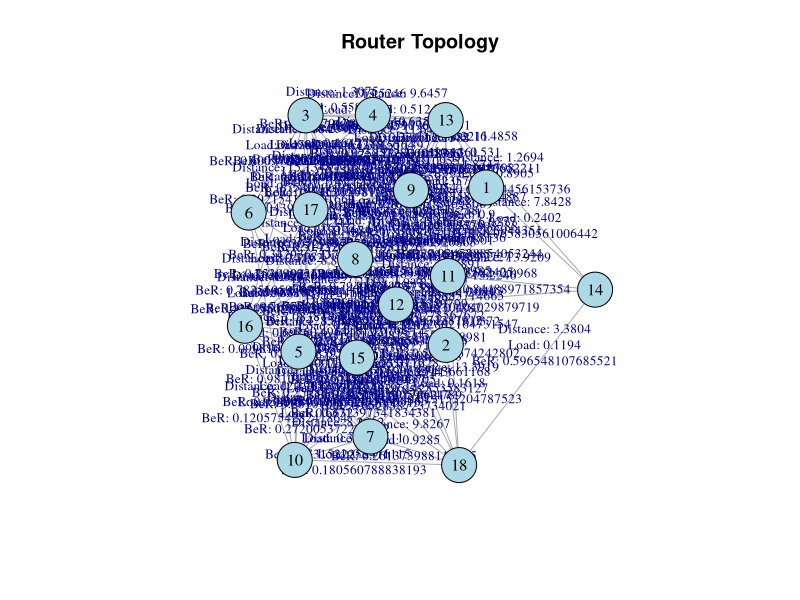

Write the R code that produced this figure.
################################################################################
#                      DEFINITION OF GENERIC ALGORITHM
################################################################################
# Define a framework based on RL to decide which is the best possible route
# based on rewards. It will take into account the quality of transmission, 
# load and other metrics that could be added to the model.


################################################################################
#                       GENERATION OF RANDOM ROUTERS
################################################################################
# Load libraries that will be used for the entire project:
library(igraph)
rm(list=ls())

create_states <- function(){
  "This is a function designed to generate a random topology"
  # Generate a random number of states:
  num_states = sample(6:20, 1)
  
  # Creation of states:
  states <- paste0("s", 1:num_states)
  
  # Return generated values:
  assign("num_states", num_states, envir = .GlobalEnv)
  assign("states", states, envir = .GlobalEnv)
}


################################################################################
#        GENERATION OF RANDOM VALUES OF DISTANCE, LOAD AND Bit Error Rate
################################################################################
generate_random_values <- function(num_states, num_paths){
  "This is a function used to generate random values of distance, load and BeR"
  # Create an empty adjacency matrix:
  adj_matrix <- matrix(0, nrow = num_states, ncol = num_states)
  
  # Fill the adjacency matrix with random values (1 or 0) to represent connections
  # between routers:
  for (i in 1:num_states) {
    for (j in 1:num_states) {
      if (i != j) {
        connection <- sample(c(0, 1), 1)
        adj_matrix[i, j] <- connection
        adj_matrix[j, i] <- connection
      }
    }
  }
  
  # Create the 3D arrays for each of the variables:
  distance_values <- array(NA, dim = c(num_states, num_states, num_paths))
  load_values <- array(NA, dim = c(num_states, num_states, num_paths))
  ber_values <- array(NA, dim = c(num_states, num_states, num_paths))
  
  # Fill the arrays:
  for (i in 1:(num_states-1)) {  # Adjusted to avoid going out of bounds
    for (j in (i+1):num_states) {  
      if (adj_matrix[i,j] == 1) {  
        for (k in 1:num_paths){
          km <- runif(1, min = 1, max = 20)
          load <- runif(1, min = 0, max = 1)
          BeR <- runif(1, min = 0, max = 1)
          
          # Assign values to the arrays for both connections due to symmetry
          distance_values[i, j, k] <- km; distance_values[j, i, k] <- km
          load_values[i, j, k] <- load; load_values[j, i, k] <- load
          ber_values[i, j, k] <- BeR; ber_values[j, i, k] <- BeR
        }
      }
    }
  }
  
  # Return generated values:
  assign("adj_matrix", adj_matrix, envir = .GlobalEnv)
  assign("distance_values", distance_values, envir = .GlobalEnv)
  assign("load_values", load_values, envir = .GlobalEnv)
  assign("ber_values", ber_values, envir = .GlobalEnv)
  
  
  # Check generated values:
  cat("Distance values:\n")
  print(distance_values)
  cat("\n")
  cat("Load values:\n")
  print(load_values)
  cat("\n")
  cat("BeR values:\n")
  print(ber_values)
}


################################################################################
#                 SELECTION OF BEST PATHS (BASED ON PENALTIES)
################################################################################
calculate_total_cost <- function(distance_km, load, BeR) {
  "This is a function used to compute the total cost of a certain path based on
  distance, load and BeR values"
  propagation_delay = 5 * distance_km  # 5us for each km in the fiber.
  tranmission_queue_delay = 1/(1-load)  # 1us x (1/(1-load))
  
  # Penalization of BeR:
  if (BeR >= 10^-4 && BeR <= 1){
    ber_penalty = 1000
  } else if (BeR > 10^-5 && BeR < 10^-4){
    ber_penalty = 50
  } else {
    ber_penalty = 0
  }
  
  # Sum of penalties:
  return (propagation_delay + tranmission_queue_delay + ber_penalty)
}

select_best_paths <- function(num_states, num_paths, adj_matrix,
                              distance_values, load_values, ber_values){
  "The main goal of this function is to go through all the possiblee paths from
  one router to anoter and select the one with the lowest cost"
  # Construct 3 matrices that will store the values of the shortest paths:
  chosen_distance <- matrix(NA, nrow = num_states, ncol = num_states)
  chosen_ber <- matrix(NA, nrow = num_states, ncol = num_states)
  chosen_load <- matrix(NA, nrow = num_states, ncol = num_states)
  
  # Construct a weight matrix for the graph edges based on the cost
  cost_matrix <- matrix(-Inf, nrow = num_states, ncol = num_states)
  
  for (i in 1:num_states) {
    for (j in 1:num_states) {
      if (adj_matrix[i,j] == 1) {
        min_cost <- Inf
        chosen_path_k <- NA  # Track the path 'k' that gave the minimum cost
        for (k in 1:num_paths) {
          # Get the values for this dimension
          km_value <- distance_values[i, j, k]
          load_value <- load_values[i, j, k]
          ber_value <- ber_values[i, j, k]
          
          # Check if any of the values is NA
          if (!anyNA(c(km_value, load_value, ber_value))) {
            # Calculate the minimum cost
            cost <- calculate_total_cost(km_value, load_value, ber_value)
            
            if (cost < min_cost) {
              min_cost <- cost
              chosen_path_k <- k  # update the chosen path
            }
          }
        }
        
        cost_matrix[i, j] <- -min_cost
        # If we found a chosen path 'k', store the respective km, ber, and load values
        if (!is.na(chosen_path_k)) {
          chosen_distance[i, j] <- distance_values[i, j, chosen_path_k]
          chosen_ber[i, j] <- ber_values[i, j, chosen_path_k]
          chosen_load[i, j] <- load_values[i, j, chosen_path_k]
        }
      }
    }
  }
  
  # Return generated values:
  assign("chosen_distance", chosen_distance, envir = .GlobalEnv)
  assign("chosen_ber", chosen_ber, envir = .GlobalEnv)
  assign("chosen_load", chosen_load, envir = .GlobalEnv)
  assign("cost_matrix", cost_matrix, envir = .GlobalEnv)
  
  
  # Check generated values:
  cat("Cost matrix:\n")
  print(cost_matrix)
  cat("\n")
  cat("Distance of the cheapest paths:\n")
  print(chosen_distance)
  cat("\n")
  cat("Loads of the cheapest paths:\n")
  print(chosen_load)
  cat("\n")
  cat("BeR of the cheapest paths:\n")
  print(chosen_ber)
  cat("\n")
}


################################################################################
#                             REPRESENT THE TOPLOGY
################################################################################
plot_topology <- function(adj_matrix, chosen_distance, chosen_load, chosen_ber){
  "This is a function used to create the topology of the current environment"
  # Create the graph
  g <- graph_from_adjacency_matrix(adjmatrix =adj_matrix, mode="undirected", weighted=NULL, diag=FALSE)
  
  # Create some example edge labels
  edge_labels = c()
  for (i in 1:(num_states-1)){
    for (j in (i+1):num_states){
      if (adj_matrix[i,j] == 1){
        label <- paste(
          "Distance:", round(chosen_distance[i,j], 4), 
          "\nLoad:", round(chosen_load[i,j], 4), 
          "\nBeR:", chosen_ber[i,j],
          "\n"
        )
        edge_labels = c(edge_labels, label)
      }
    }
  }
  
  # Plot the graph with edge labels
  plot(g, 
       layout = layout_with_fr,
       vertex.color = "lightblue", 
       vertex.size = 20, 
       vertex.label.color = "black",
       vertex.label.cex = 1,
       edge.label.cex = 0.8,
       edge.label = edge_labels,
       main = "Router Topology") 
}


################################################################################
#                  SOLVE THE PROPOSED SCENARIO USING Q-LEARNING
################################################################################
solve_scenario_qlearning <- function(num_states, adj_matrix, alpha, gamma,
                                     epsilon, num_episodes, cost_matrix){
  "This is a function that has the goal of solving a specific scenario using 
  Q-learning"
  # Define the Q-table:
  Q_table <- matrix(0, nrow = num_states, ncol = num_states)

  # Explore the environment and learn:
  for (episode in 1:num_episodes) {
    # Randomly choose a starting state.
    state <- sample(1:num_states, 1)  
    
    # This list will keep track of all nodes the agent visits in this episode to
    # avoid loops.
    visited_nodes <- c(state)
    
    while (TRUE) {  
      possible_actions <- which(adj_matrix[state, ] == 1)
      if (runif(1) < epsilon) {
        # If the agent is exploring (as per the epsilon-greedy strategy), it 
        # chooses a random action from the valid_actions which excludes the nodes
        # it has already visited. If there are no valid actions left, the episode
        # ends (breaks out of the while loop).
        valid_actions <- setdiff(possible_actions, visited_nodes)
        if (length(valid_actions) == 0) {
          break
        }
        action <- sample(valid_actions, 1)
      } else {
        # If the agent is not exploring, it's exploiting. This means it's choosing
        # the action (directly connected node/router) that has the maximum Q-value
        # from the Q-table, considering only the nodes it hasn't visited yet.
        valid_actions <- setdiff(possible_actions, visited_nodes)
        if (length(valid_actions) == 0) {
          break
        }
        action_values <- Q_table[state, valid_actions]
        action_index <- which.max(action_values)
        action <- valid_actions[action_index]
      }
      
      visited_nodes <- c(visited_nodes, action)
      
      reward <- cost_matrix[state, action] # agent tries to maximize its reward by minimizing the cost.
      future_reward <- gamma * max(Q_table[action, ])
      Q_table[state, action] <- (1-alpha)*Q_table[state, action] + alpha*(reward + future_reward)
      
      state <- action  
    }
  }
  
  # Return generated values:
  assign("Q_table", Q_table, envir = .GlobalEnv)
  
  # Check generated values:
  cat("Q-Table values:\n")
  print(Q_table)
}


################################################################################
#                                   BEST PATH
################################################################################
get_best_path_after_learning <- function(Q_table, start_node, end_node, adj_matrix) {
  "Gives the best route from a starting node to a destination node based on the highest cumulative reward (lowest negative reward)."
  num_states <- nrow(Q_table)
  
  # Initialize distance and previous node arrays
  distance <- rep(Inf, num_states)
  previous <- rep(0, num_states)
  visited <- rep(FALSE, num_states)
  
  # Start node distance is 0
  distance[start_node] <- 0
  
  # Find the shortest path using Dijkstra's algorithm with negative rewards
  for (i in 1:num_states) {
    # Find the node with the minimum distance among unvisited nodes
    min_distance <- Inf
    min_index <- -1
    for (v in 1:num_states) {
      if (!visited[v] && distance[v] < min_distance) {
        min_distance <- distance[v]
        min_index <- v
      }
    }
    
    if (min_index == -1) {
      # No more reachable nodes
      break
    }
    
    visited[min_index] <- TRUE
    
    # Update the distances and previous nodes
    for (v in 1:num_states) {
      if (!visited[v] && adj_matrix[min_index, v] == 1) {
        alt <- distance[min_index] + (-Q_table[min_index, v])  # Negative reward as cost
        if (alt < distance[v]) {
          distance[v] <- alt
          previous[v] <- min_index
        }
      }
    }
  }
  
  # Reconstruct the path from end_node to start_node
  path <- c(end_node)
  current_node <- end_node
  while (current_node != start_node) {
    current_node <- previous[current_node]
    path <- c(current_node, path)
  }
  
  # Return generated values:
  assign("path", path, envir = .GlobalEnv)
  
  # Check generated values:
  cat("Path from ", start_node, " to ", end_node, " (based on highest cumulative reward):\n")
  print(path)
}


################################################################################
#                 INVOKE THE FUNCTIONS AND SOLVE RANDOM SCENARIO
################################################################################
num_paths = 2
alpha = 0.5
gamma = 0.9
epsilon = 0.1
num_episodes = 1000

create_states()
generate_random_values(num_states = num_states, num_paths)
select_best_paths(num_states, num_paths, adj_matrix, distance_values, load_values, ber_values)
plot_topology(adj_matrix, chosen_distance, chosen_load, chosen_ber)
solve_scenario_qlearning(num_states, adj_matrix, alpha, gamma, epsilon, num_episodes, cost_matrix)

# Obtain the path to from every node to every other node:
for (i in 1:num_states){
  for (j in 1:num_states){
    if (i != j){
      get_best_path_after_learning(Q_table, start_node = i, end_node = j, adj_matrix)
      cat("\n")
    }
  }
}
